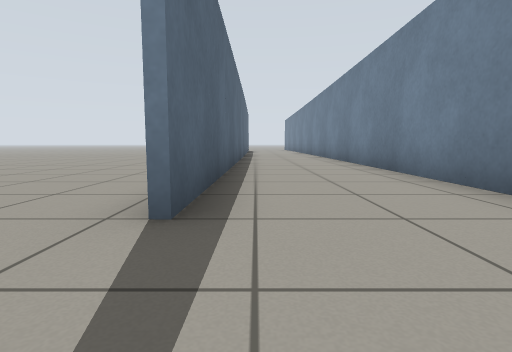
View 1 (above)

12 first-person views from a walk through a world built for the Gazebo simulator. The camera is 0.5 m above the floor, tilts 6° down and sees 80° across. Floor lines are 1 m apart. The floor is counted in squares, 1 m on a side. Each view is taken from the middle of a square. On the plan, view 1 faces up. The plan holds only what a view shows up to about 9 squares ahead; the rest is blank. The place goes on beyond the plan.

View 2
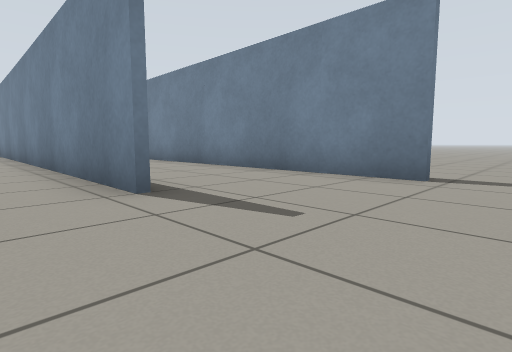

View 3
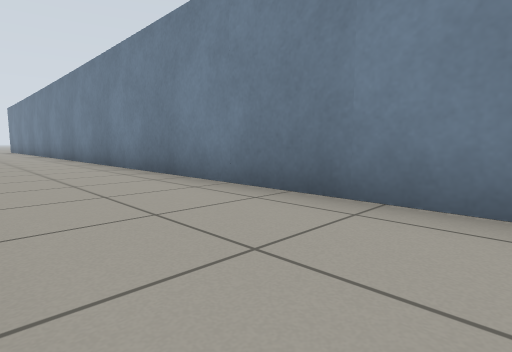

View 4
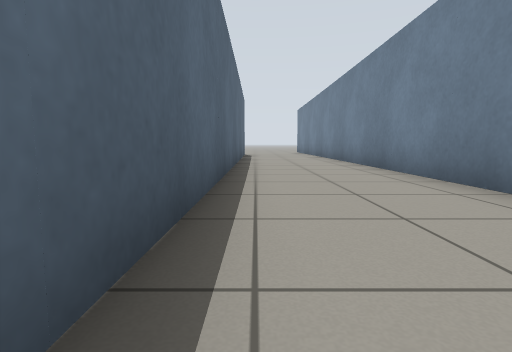

View 5
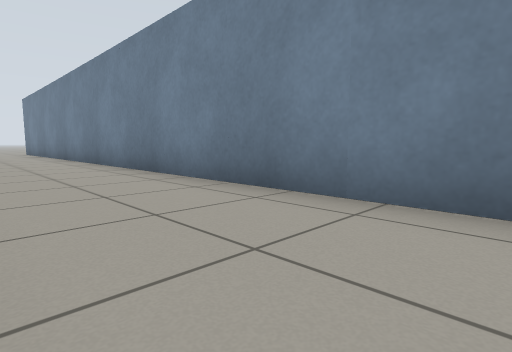

View 6
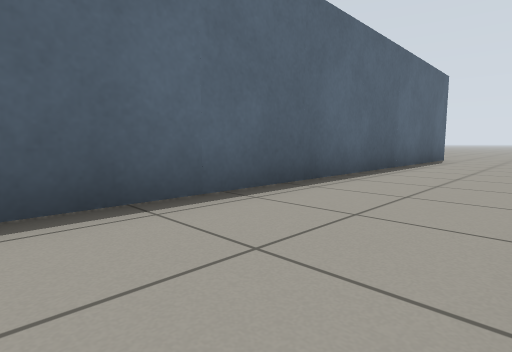

View 7
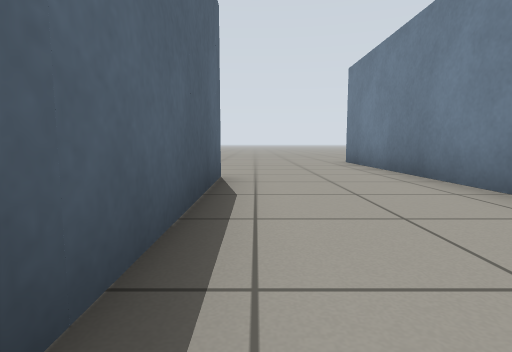

View 8
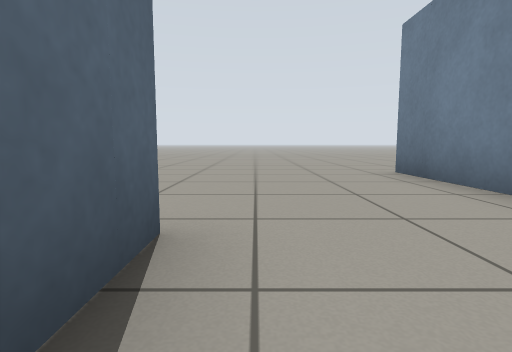

View 9
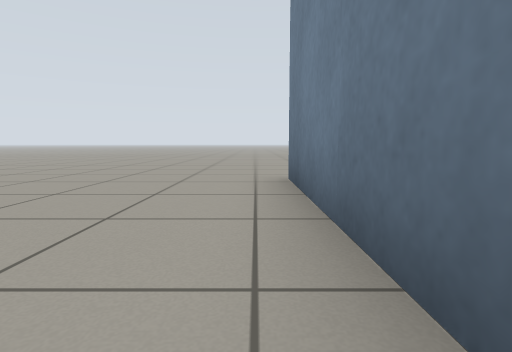

View 10
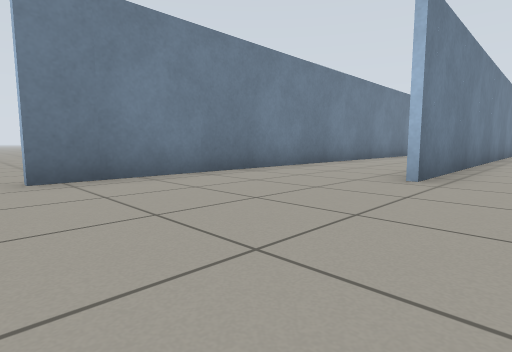

View 11
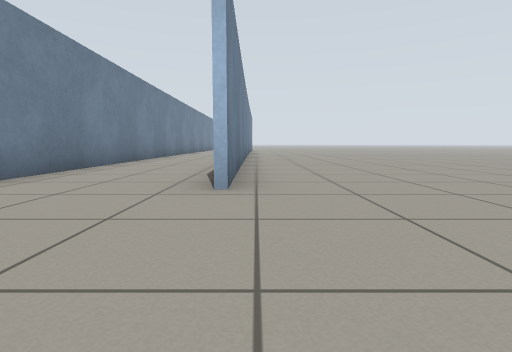

View 12
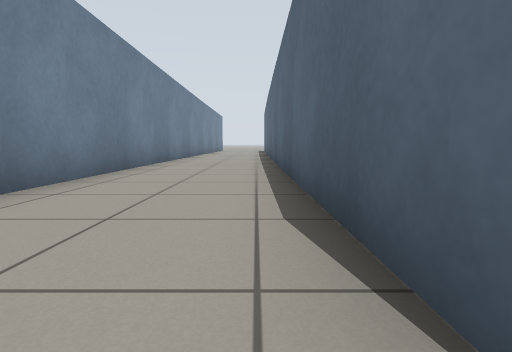

### Floor plan
Points are (right, up) in squares from view 1. A wall is a line through its corners. A room is listed if a view was taken in it or the views show most of it. See-through windows are left out.
Room 1 (views 1, 2, 3, 4, 5, 6)
walls: (-0.7, 1.9) (-0.6, 10.7); (2.5, 0.2) (2.6, 16.4); (-0.5, 15.6) (-0.4, 1.9)
ways out: opening at (1.5, 15.5) to room 2; opening at (3, -0.5)
Room 2 (views 7, 8, 9, 10, 11, 12)
walls: (-0.5, 22.8) (-0.5, 15.6); (2.5, 22.1) (2.5, 26.5); (2.6, 16.4) (2.7, 23.1)
ways out: opening at (1.5, 15.5) to room 1; opening at (-2, 22); opening at (3, 27.5)

Where each view was taken, in squares from view 1:
view 1: 0 up, 0 right, facing up
view 2: 1 down, 2 left, facing up-right
view 3: 4 up, 0 right, facing up-right
view 4: 8 up, 0 right, facing up
view 5: 9 up, 0 right, facing up-right
view 6: 12 up, 2 right, facing up-left
view 7: 18 up, 0 right, facing up
view 8: 21 up, 0 right, facing up
view 9: 22 up, 2 right, facing up
view 10: 27 up, 2 left, facing down-right
view 11: 26 up, 1 left, facing down
view 12: 23 up, 0 right, facing down
